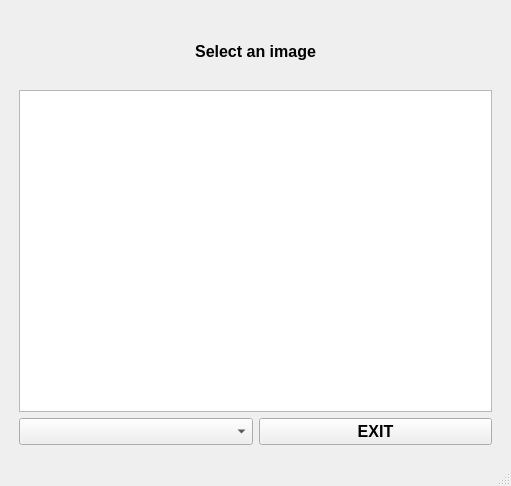
<?xml version="1.0" encoding="UTF-8"?>
<ui version="4.0">
 <class>MainWindow</class>
 <widget class="QMainWindow" name="MainWindow">
  <property name="geometry">
   <rect>
    <x>0</x>
    <y>0</y>
    <width>511</width>
    <height>486</height>
   </rect>
  </property>
  <property name="windowTitle">
   <string>MainWindow</string>
  </property>
  <widget class="QWidget" name="centralwidget">
   <layout class="QVBoxLayout" name="verticalLayout_2">
    <item>
     <layout class="QVBoxLayout" name="verticalLayout" stretch="1,5,1">
      <property name="leftMargin">
       <number>10</number>
      </property>
      <property name="topMargin">
       <number>10</number>
      </property>
      <property name="rightMargin">
       <number>10</number>
      </property>
      <property name="bottomMargin">
       <number>10</number>
      </property>
      <item>
       <widget class="QLabel" name="label_cap">
        <property name="font">
         <font>
          <pointsize>12</pointsize>
          <bold>true</bold>
         </font>
        </property>
        <property name="text">
         <string>Select an image</string>
        </property>
        <property name="alignment">
         <set>Qt::AlignCenter</set>
        </property>
       </widget>
      </item>
      <item>
       <widget class="PlotWidget" name="graphWidget"/>
      </item>
      <item>
       <layout class="QHBoxLayout" name="horizontalLayout">
        <item>
         <widget class="QComboBox" name="comboBox_ImgName">
          <property name="font">
           <font>
            <pointsize>12</pointsize>
           </font>
          </property>
         </widget>
        </item>
        <item>
         <widget class="QPushButton" name="pBut_exit">
          <property name="font">
           <font>
            <pointsize>12</pointsize>
            <bold>true</bold>
           </font>
          </property>
          <property name="text">
           <string>EXIT</string>
          </property>
         </widget>
        </item>
       </layout>
      </item>
     </layout>
    </item>
   </layout>
  </widget>
  <widget class="QMenuBar" name="menubar">
   <property name="geometry">
    <rect>
     <x>0</x>
     <y>0</y>
     <width>511</width>
     <height>22</height>
    </rect>
   </property>
  </widget>
  <widget class="QStatusBar" name="statusbar"/>
 </widget>
 <customwidgets>
  <customwidget>
   <class>PlotWidget</class>
   <extends>QGraphicsView</extends>
   <header location="global">pyqtgraph</header>
   <container>1</container>
  </customwidget>
 </customwidgets>
 <resources/>
 <connections/>
</ui>
